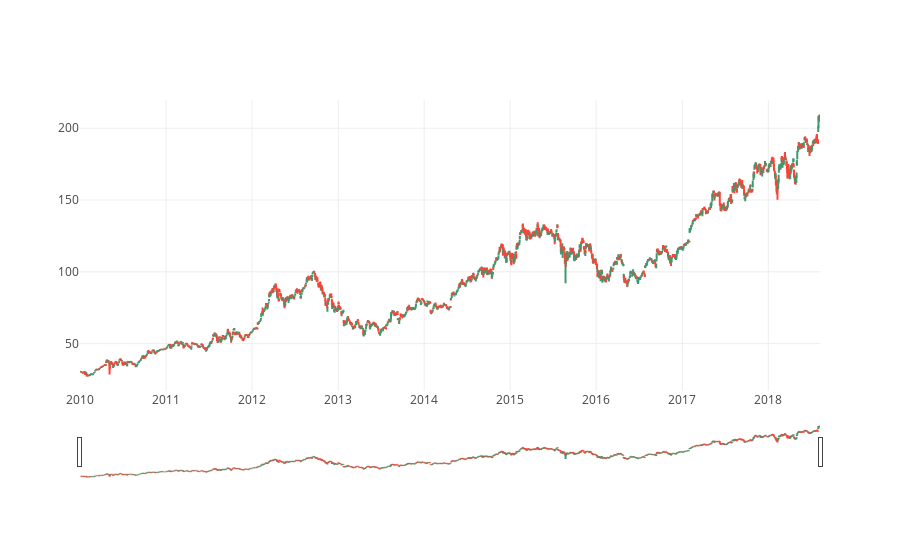

The notebook cell this image was saved under:
### Code cell
import plotly.plotly as py
import plotly.graph_objs as go
from plotly.offline import init_notebook_mode, download_plotlyjs, plot, iplot

import pandas_datareader as web
from datetime import datetime

df = web.DataReader('aapl', 'morningstar').reset_index()

init_notebook_mode(connected=True)
trace = go.Ohlc(x=df.Date,
                open=df.Open,
                high=df.High,
                low=df.Low,
                close=df.Close)
data = [trace]
iplot(data, filename='simple_ohlc')

### Figure 1 — Plotly figure (JSON) as saved in the notebook; plotly's stock layout.template omitted (floating-point values rounded to 4 significant figures; data arrays with more than 128 entries replaced by an {"elided": "..."} marker saying what was removed)
{"data": [{"close": {"elided": "2244 float values"}, "high": {"elided": "2244 float values"}, "low": {"elided": "2244 float values"}, "open": {"elided": "2244 float values"}, "type": "ohlc", "uid": "3ab52872-9bdb-11e8-a11c-00000086fe80", "x": {"elided": "2244 str values"}}], "layout": {}}
